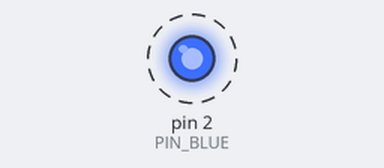
Recording of a sketch running on a simulated Arduino Uno, built with avr-gcc and run on an emulated ATmega328P. On the bench: output pins drawn as LEDs (lit = HIGH). Dashed ring = blinking.

Above: at 0.2 s.
Timing chart, 0 to 3.0 s (numbered marks = the images above):
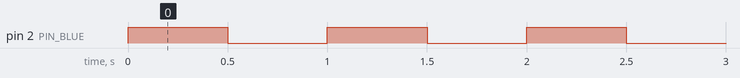

Measured:
- by itself, pin 2 (PIN_BLUE): alternates HIGH for 0.50 s and LOW for 0.50 s

The sketch:

parpadeo.ino
```cpp
// Parpadeo
// Definimos etiquetas
#define PIN_BLUE      2   // Pin led azul

// Declaramos constantes
const unsigned long TBlink = 500; // Constante para el tiempo de parpadeo de 500ms

void setup() {
  // Configuramos los pines
  pinMode(PIN_BLUE, OUTPUT); // Definimos PIN_BLUE como una salida
  // Limpieza de la salida por seguridad
  digitalWrite(PIN_BLUE, LOW); // Apagamos PIN_BLUE
}

void loop() {
  digitalWrite(PIN_BLUE, HIGH);   // Prendemos PIN_BLUE
  delay(TBlink);                  // Esperamos TBlink ms
  digitalWrite(PIN_BLUE, LOW);    // Apagamos PIN_BLUE
  delay(TBlink);                  // Esperamos TBlink ms
}
```
